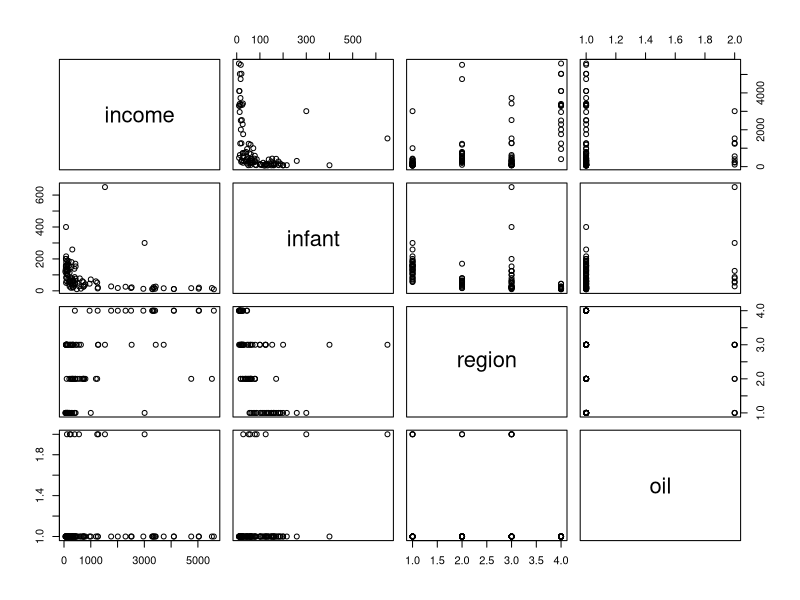
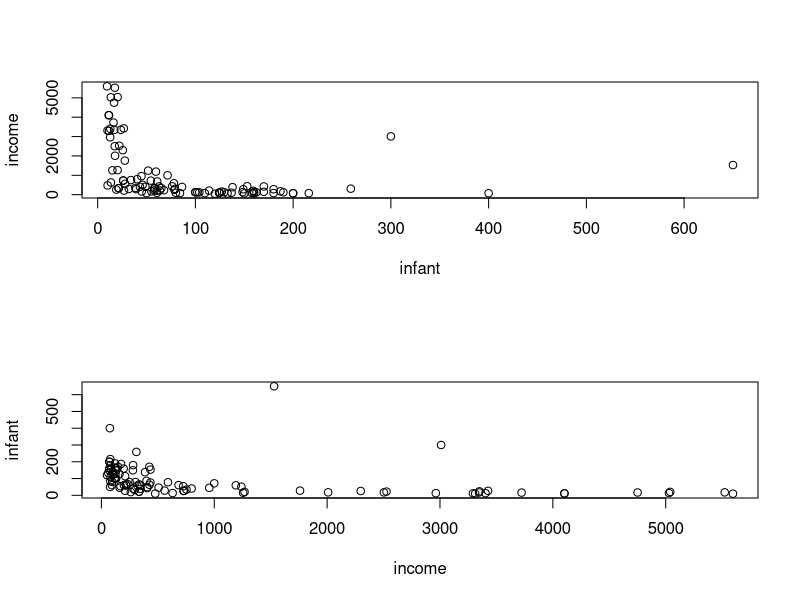
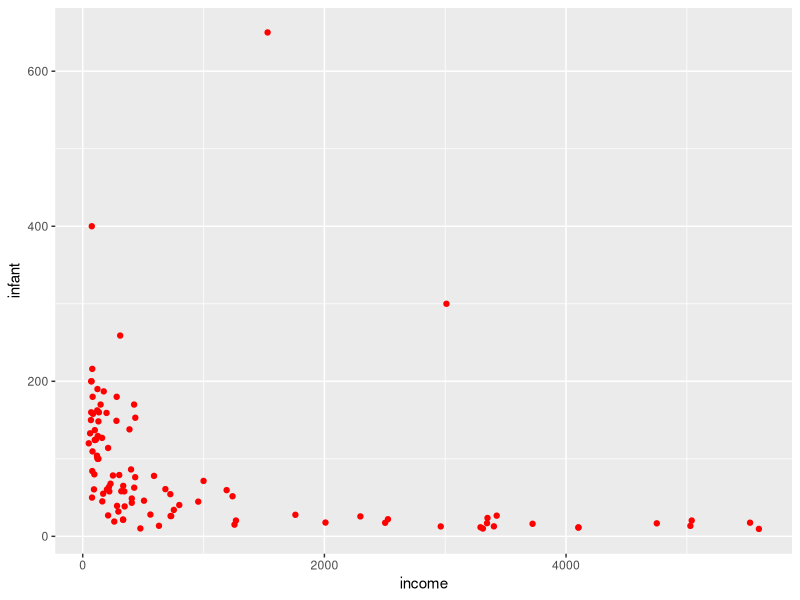
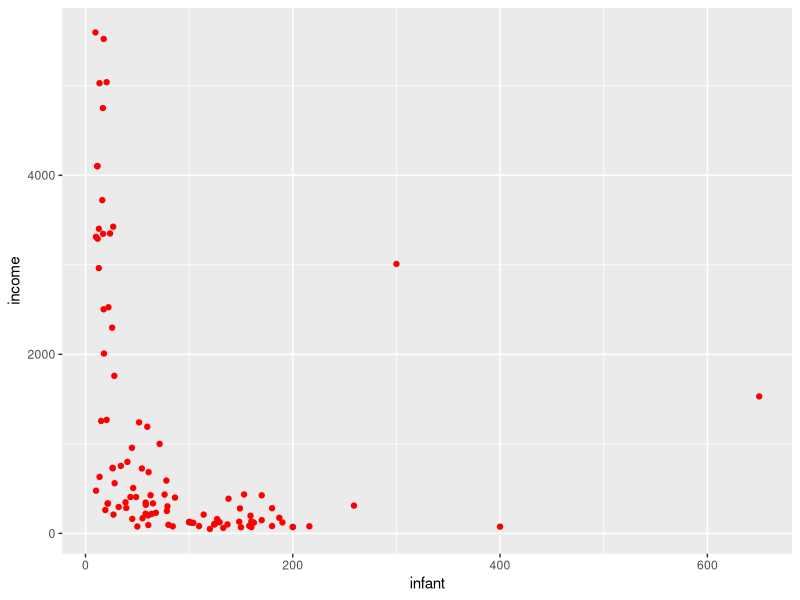

The R script that drew these images, in order: (Note: this script raises an error after producing the figures.)
# --------------------- Bayesian Linear Regression ------------------
if (!require('car')){
  install.packages('car') # Import the dataset
  library(car)
}
help(Leinhardt) # Some help with Leinhardt dataset
pairs(Leinhardt)
library(ggplot2)
# Omit NA Values
is.na(Leinhardt)
Leinhardt <- na.omit(Leinhardt)
str(Leinhardt)

# Visualizate the data
par(mfrow = c(2,1))
plot(income ~ infant,data = Leinhardt)
plot(infant ~ income, data = Leinhardt)
ggplot(data = Leinhardt) +
  geom_point(mapping = aes(x = income,y = infant),color = 'red',shape = 19)
plot.new()
ggplot(data = Leinhardt) +
  geom_point(mapping = aes(x = infant,y = income),color = 'red',shape = 19)
Leinhardt$region
plot_histogram(as.numeric(Leinhardt$region))

# I we work the data with log-scale
df <- Leinhardt
df$log.income <- log(df$income)
df$log.infant <- log(df$infant)
ggplot(data = df) + 
  geom_point(mapping = aes(x = log.income,y = log.infant))

# 1st Linear Regression (with non-Informative priors)
model.lm <- lm(log.infant ~ log.income,data = df)
summary(model.lm)
plot(resid(model.lm)) # It looks well
plot(predict(model.lm),resid(model.lm)) # It looks like good

# Model using rjags algorithm
model1_string <- " model {
  # Likelihood model
  for(i in 1:length(y)){
    y[i] ~ dnorm(mu[i],prec)
    mu[i] = b[1] + b[2]*log.income[i]
  }
  # Prior distributions for beta coefficients
  for (j in 1:2){
    b[j] ~ dnorm(0.0,1.0/1.0e6) # Non-informative-prior
  }
  # Prior distribution for sigma (standard deviation)
  prec ~ dgamma(5.0/2.0,5.0*9.0/2.0) # sd = 3.0
  sig = sqrt(1/prec) # Squareed root of the variance
} "

# We introduce the data to the model
data1_jags <- list(y = df$log.infant,log.income = df$log.income)
params1 <- c('b','sig')
inits1 <- function(){
  inits = list('b' = rnorm(2,0.0,100),'prec' = rgamma(1,1.0,1.0))
}

# Initiliaze the model
mod1 <- jags.model(textConnection(model1_string),
                   data = data1_jags, inits = inits1,n.chains = 3)
update(mod1,n.iter = 1000) # burn-in

mod1_sim <- coda.samples(model = mod1,
                         variable.names = params1,
                         n.iter = 5.0e3)
mod1_csim <- do.call(rbind,mod1_sim) # Combine multiple chains

# Chck the convergence of the model
plot(mod1_sim)
gelman.plot(mod1_sim)
gelman.diag(mod1_sim) # It converges very well
autocorr.plot(mod1_sim) # b[1] and b[2] are autocorrelated
autocorr.diag(mod1_sim)
effectiveSize(mod1_sim)

raftery.diag(mod1_sim,q = 0.999,r = 0.001,s = 0.99)

# Predicted values
pm1_params <- colMeans(mod1_csim)
X <- cbind(rep(1.0,length(df$log.income)),data1_jags$log.income)
y1_hat <- drop(X %*% pm1_params[c(1,2)])
resid1 <- df$log.infant - y1_hat
plot(resid1) # It looks like pretty good
abline(h = 0)
plot(y1_hat,resid1); abline(h = 0) # It looks like good

rownames(df)[order(resid1,decreasing = TRUE)[1:5]] # More deviation
summary(mod1_sim)
mean(mod1_csim[,3] > 1.0)
df$oil[rownames(df) == 'Libya']
dic1 <- dic.samples(model = mod1,n.iter = 1.0e3)

# ---------- Linear regression model 2 -------------------
mod2_string <- " model {
  # Likelihood model
  for(i in 1:length(y)){
    y[i] ~ dnorm(mu[i],tau)
    mu[i] = b[1] + b[2]*log.income[i] + b[3]*is.oil[i]
  }
  # Response variable {y}
  # Predicted variable {log.income,is.oil}
  ### Prior distribution
  for(j in 1:3){
    b[j] ~ dnorm(0.0,1.0/1.0e6) # Non-informative prior
  }
  tau ~ dgamma(5.0/2.0,5.0*9.0/2.0)
  sig = sqrt(1.0/tau)
} "

# Incorporing the data
data2_jags <- list(y = df$log.infant,log.income = df$log.income,
                   is.oil = as.numeric(df$oil == 'yes'))
# Model parameters
params2 <- c('b','sig')
 
# Initialization
inits2 <- function(){
  inits = list('b' = rnorm(3,0.0,100),'tau' = rgamma(1,1.0,1.0))
}

# Run the model
mod2 <- jags.model(textConnection(mod2_string),
                   data = data2_jags,
                   inits = inits2,n.chains = 3)
update(mod2,1.0e3) # burn-in
mod2_sim <- coda.samples(model = mod2,
                         variable.names = params2,
                         n.iter = 7.0e3)
mod2_csim <- do.call(rbind,mod2_sim) # Combine multiple chains

# Check the convergence for the model 2
plot(mod2_sim)
gelman.diag(mod2_sim) # It converges well
gelman.plot(mod2_sim)
autocorr.plot(mod2_sim)
autocorr.diag(mod2_sim)
effectiveSize(mod2_sim)
raftery.diag(mod2_sim)

# Prediction (model 2) [Additional covariates]
(pm2_params <- colMeans(mod2_csim))
X2 <- cbind(rep(1.0,nrow(df)),df$log.income,as.numeric(df$oil == 'yes'))
yhat2 <- drop(X2 %*% pm2_params[1:3])
resid2 <- df$log.infant - yhat2  
plot(resid2); abline(h = 0,col = 'red') # It looks like good
plot(yhat2,resid2) # It looks like good too

dic2 <- dic.samples(model = mod2,n.iter = 1.0e3)

# ---------- Linear regression model 3 ------------------
curve(dnorm(x,mean = 0.0,sd = 1.0),lty = 1,xlim = c(-4,4))
curve(dt(x,df = 1),col = 'red',type = 'l',add = TRUE)

mod3_string <- " model {
  # Likelihood model
  for(i in 1:length(y)){
    y[i] ~ dt(mu[i],tau,df)
    mu[i] = b[1] + b[2]*log.income[i] + b[3]*is.oil[i]
  }
  # Prior estimation
  for(j in 1:3){
    b[j] ~ dnorm(0.0,1.0/1.0e6) # Non-informative prior
  }
  df = nu + 2.0 # For it doesn't exist indeterminations
  nu ~ dexp(1.0)
  tau ~ dgamma(5.0/2.0,5.0*9.0/2.0)
  sig = sqrt(1/tau*df/(df - 2))
} "

# We incorporate the data
data3_jags <- list(y = df$log.infant,log.income = df$log.income,
                   is.oil = as.numeric(df$oil == 'yes'))
# Variable names
params3 <- c('b','sig')

# Inits
inits3 <- function(){
  inits = list('b' = rnorm(3,0.0,100.0),'tau' = rgamma(1,1.0,1.0))
}

# Run the model
mod3 <- jags.model(textConnection(mod3_string),
                   data = data3_jags,inits = inits3,n.chains = 3)
update(mod3,1.0e3) # burn-in
mod3_sim <- coda.samples(model = mod3,
                         variable.names = params3,
                         n.iter = 5.0e3)
mod3_csim <- do.call(rbind,mod3_sim) # Combine multiple chains

# Check the convergence (model 3)
plot(mod3_sim)
gelman.diag(mod3_sim) # It converges well
gelman.plot(mod3_sim)
autocorr.plot(mod3_sim)
autocorr.diag(mod3_sim)
effectiveSize(mod3_sim)

# Predictive model
(pm3_params <- colMeans(mod3_csim))
(X3 <- X2); y <- df$log.infant;
y3_hat <- drop(X3 %*% pm3_params[1:3]) 
resid3 <- y - y3_hat
plot(resid3); abline(h = 0,col = 'red')
plot(y3_hat,resid3); abline(h = 0,col = 'red')
dic3 <- dic.samples(mod3,n.iter = 1.0e3)

dic1
dic2 # The better model
dic3
